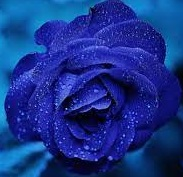
#> input picture B.jpg, 183 x 177 px, found by its file name
$ python Ditation.py
#> lines starting #> are read from the running program, lines starting #| are printed output that depends on the picture; after the words box and inside, x2 and y2 are one past the last pixel; in counts of white or black regions, pixels touching at a corner belong together
import cv2
import numpy as np
import matplotlib.pyplot as plt


# read the image
img = cv2.imread(r".\\B.jpg", 0)
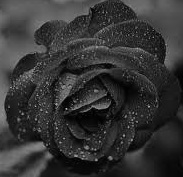
#> img: shape (177, 183); min 0, max 189, mean 52.4

# binarize the image
binr = cv2.threshold(img, 0, 255, cv2.THRESH_BINARY+cv2.THRESH_OTSU)[1]
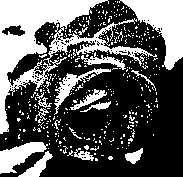
#> binr: shape (177, 183); 35.4% white; 393 white regions (376 under 20 px), largest, box (x1, y1, x2, y2) and area: (0, 0, 157, 134) 5540, (119, 0, 183, 70) 2031, (0, 142, 48, 174) 757

# define the kernel
kernel = np.ones((3, 3), np.uint8)

# invert the image
invert = cv2. bitwise_not(binr)

# erode the image
dilation = cv2.dilate(invert, kernel, iterations=1)
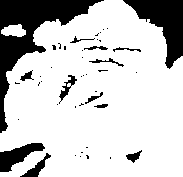
#> dilation: shape (177, 183); 78.7% white; 45 black regions (32 under 20 px), largest, box (x1, y1, x2, y2) and area: (0, 0, 104, 133) 3506, (123, 0, 183, 69) 1830, (0, 143, 45, 172) 605
# print the output
plt.imshow(dilation, cmap='gray')
plt.show()
cv2.waitKey()
